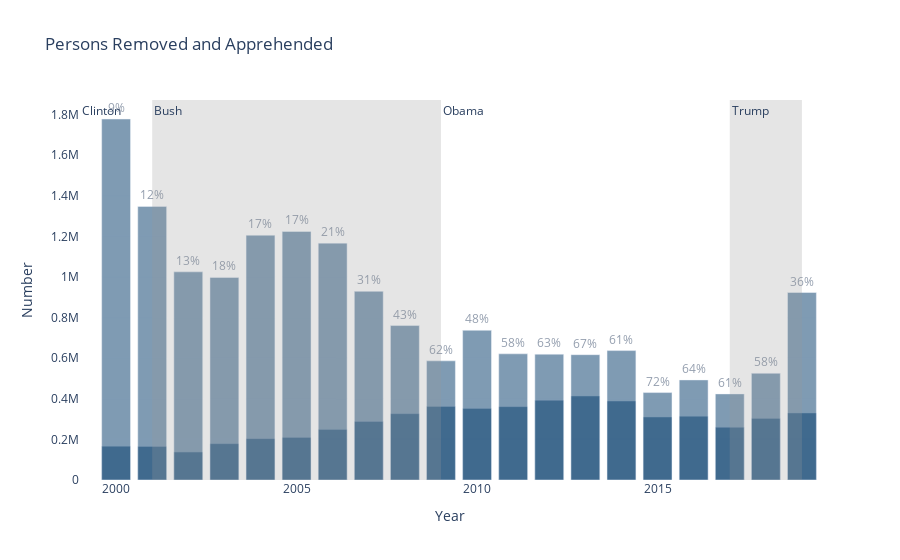

Notebook cell for this chart:
### Code cell
fig = px.bar(df_formatted,
              x="Year", y="Number",
              title="Persons Removed and Apprehended",
             opacity=0.5,
              color_discrete_sequence=['#003869'],
             )

for year in df_appr_formatted.Year:
    percentage = (df_formatted[df_formatted.Year == year].Number / df_appr_formatted[df_appr_formatted.Year == year].Number).values[0]
    fig.add_bar(x=[year], y=df_appr_formatted[df_appr_formatted.Year == year].Number,
                base=0, opacity=0.5, marker = dict(color = '#003869'),
                text=f"{percentage*100:.0f}%",
                textposition="outside",
                legendgroup="Apprehended",
                showlegend=False
               )
# fig.add_bar(df_appr_formatted, x=[df_appr_formatted.Year], y=[df_appr_formatted.Number])

fig.update_layout({
'plot_bgcolor': 'rgba(0, 0, 0, 0)',
'paper_bgcolor': 'rgba(0, 0, 0, 0)',
})

fig.add_vrect(x0="1999", x1="2001", 
              annotation_text="Clinton", annotation_position="top left",
              opacity=0.25, line_width=0)

fig.add_vrect(x0="2001", x1="2009", 
              annotation_text="Bush", annotation_position="top left",
              fillcolor="#999999", opacity=0.25, line_width=0)

fig.add_vrect(x0="2009", x1="2017", 
              annotation_text="Obama", annotation_position="top left",
              opacity=0.25, line_width=0)

fig.add_vrect(x0="2017", x1="2019", 
              annotation_text="Trump", annotation_position="top left",
              fillcolor="#999999", opacity=0.25, line_width=0)

fig.update_layout({
'plot_bgcolor': 'rgba(0, 0, 0, 0)',
'paper_bgcolor': 'rgba(0, 0, 0, 0)',
})

# fig.show()

### Figure 1 — Plotly figure (JSON) as saved in the notebook; plotly's stock layout.template omitted (floating-point values rounded to 4 significant figures)
{"data": [{"alignmentgroup": "True", "hovertemplate": "Year=%{x}<br>Number=%{y}<extra></extra>", "legendgroup": "", "marker": {"color": "#003869", "opacity": 0.5, "pattern": {"shape": ""}}, "name": "", "offsetgroup": "", "orientation": "v", "showlegend": false, "textposition": "auto", "type": "bar", "x": [2000, 2001, 2002, 2003, 2004, 2005, 2006, 2007, 2008, 2009, 2010, 2011, 2012, 2013, 2014, 2015, 2016, 2017, 2018, 2019], "xaxis": "x", "y": [166479, 165214, 137651, 178956, 203551, 209804, 249024, 288056, 326674, 362298, 352502, 361308, 392172, 413648, 388870, 310188, 313734, 259145, 303304, 330161], "yaxis": "y"}, {"base": 0, "legendgroup": "Apprehended", "marker": {"color": "#003869"}, "opacity": 0.5, "showlegend": false, "text": "9%", "textposition": "outside", "type": "bar", "x": [2000], "y": [1777618]}, {"base": 0, "legendgroup": "Apprehended", "marker": {"color": "#003869"}, "opacity": 0.5, "showlegend": false, "text": "12%", "textposition": "outside", "type": "bar", "x": [2001], "y": [1347262]}, {"base": 0, "legendgroup": "Apprehended", "marker": {"color": "#003869"}, "opacity": 0.5, "showlegend": false, "text": "13%", "textposition": "outside", "type": "bar", "x": [2002], "y": [1025012]}, {"base": 0, "legendgroup": "Apprehended", "marker": {"color": "#003869"}, "opacity": 0.5, "showlegend": false, "text": "18%", "textposition": "outside", "type": "bar", "x": [2003], "y": [997650]}, {"base": 0, "legendgroup": "Apprehended", "marker": {"color": "#003869"}, "opacity": 0.5, "showlegend": false, "text": "17%", "textposition": "outside", "type": "bar", "x": [2004], "y": [1205313]}, {"base": 0, "legendgroup": "Apprehended", "marker": {"color": "#003869"}, "opacity": 0.5, "showlegend": false, "text": "17%", "textposition": "outside", "type": "bar", "x": [2005], "y": [1223823]}, {"base": 0, "legendgroup": "Apprehended", "marker": {"color": "#003869"}, "opacity": 0.5, "showlegend": false, "text": "21%", "textposition": "outside", "type": "bar", "x": [2006], "y": [1166384]}, {"base": 0, "legendgroup": "Apprehended", "marker": {"color": "#003869"}, "opacity": 0.5, "showlegend": false, "text": "31%", "textposition": "outside", "type": "bar", "x": [2007], "y": [928850]}, {"base": 0, "legendgroup": "Apprehended", "marker": {"color": "#003869"}, "opacity": 0.5, "showlegend": false, "text": "43%", "textposition": "outside", "type": "bar", "x": [2008], "y": [760573]}, {"base": 0, "legendgroup": "Apprehended", "marker": {"color": "#003869"}, "opacity": 0.5, "showlegend": false, "text": "62%", "textposition": "outside", "type": "bar", "x": [2009], "y": [586771]}, {"base": 0, "legendgroup": "Apprehended", "marker": {"color": "#003869"}, "opacity": 0.5, "showlegend": false, "text": "48%", "textposition": "outside", "type": "bar", "x": [2010], "y": [737252]}, {"base": 0, "legendgroup": "Apprehended", "marker": {"color": "#003869"}, "opacity": 0.5, "showlegend": false, "text": "58%", "textposition": "outside", "type": "bar", "x": [2011], "y": [621389]}, {"base": 0, "legendgroup": "Apprehended", "marker": {"color": "#003869"}, "opacity": 0.5, "showlegend": false, "text": "63%", "textposition": "outside", "type": "bar", "x": [2012], "y": [619562]}, {"base": 0, "legendgroup": "Apprehended", "marker": {"color": "#003869"}, "opacity": 0.5, "showlegend": false, "text": "67%", "textposition": "outside", "type": "bar", "x": [2013], "y": [617167]}, {"base": 0, "legendgroup": "Apprehended", "marker": {"color": "#003869"}, "opacity": 0.5, "showlegend": false, "text": "61%", "textposition": "outside", "type": "bar", "x": [2014], "y": [637225]}, {"base": 0, "legendgroup": "Apprehended", "marker": {"color": "#003869"}, "opacity": 0.5, "showlegend": false, "text": "72%", "textposition": "outside", "type": "bar", "x": [2015], "y": [430522]}, {"base": 0, "legendgroup": "Apprehended", "marker": {"color": "#003869"}, "opacity": 0.5, "showlegend": false, "text": "64%", "textposition": "outside", "type": "bar", "x": [2016], "y": [492816]}, {"base": 0, "legendgroup": "Apprehended", "marker": {"color": "#003869"}, "opacity": 0.5, "showlegend": false, "text": "61%", "textposition": "outside", "type": "bar", "x": [2017], "y": [424091]}, {"base": 0, "legendgroup": "Apprehended", "marker": {"color": "#003869"}, "opacity": 0.5, "showlegend": false, "text": "58%", "textposition": "outside", "type": "bar", "x": [2018], "y": [525426]}, {"base": 0, "legendgroup": "Apprehended", "marker": {"color": "#003869"}, "opacity": 0.5, "showlegend": false, "text": "36%", "textposition": "outside", "type": "bar", "x": [2019], "y": [923271]}], "layout": {"annotations": [{"showarrow": false, "text": "Clinton", "x": "1999", "xanchor": "left", "xref": "x", "y": 1, "yanchor": "top", "yref": "y domain"}, {"showarrow": false, "text": "Bush", "x": "2001", "xanchor": "left", "xref": "x", "y": 1, "yanchor": "top", "yref": "y domain"}, {"showarrow": false, "text": "Obama", "x": "2009", "xanchor": "left", "xref": "x", "y": 1, "yanchor": "top", "yref": "y domain"}, {"showarrow": false, "text": "Trump", "x": "2017", "xanchor": "left", "xref": "x", "y": 1, "yanchor": "top", "yref": "y domain"}], "barmode": "relative", "legend": {"tracegroupgap": 0}, "paper_bgcolor": "rgba(0, 0, 0, 0)", "plot_bgcolor": "rgba(0, 0, 0, 0)", "shapes": [{"line": {"width": 0}, "opacity": 0.25, "type": "rect", "x0": "1999", "x1": "2001", "xref": "x", "y0": 0, "y1": 1, "yref": "y domain"}, {"fillcolor": "#999999", "line": {"width": 0}, "opacity": 0.25, "type": "rect", "x0": "2001", "x1": "2009", "xref": "x", "y0": 0, "y1": 1, "yref": "y domain"}, {"line": {"width": 0}, "opacity": 0.25, "type": "rect", "x0": "2009", "x1": "2017", "xref": "x", "y0": 0, "y1": 1, "yref": "y domain"}, {"fillcolor": "#999999", "line": {"width": 0}, "opacity": 0.25, "type": "rect", "x0": "2017", "x1": "2019", "xref": "x", "y0": 0, "y1": 1, "yref": "y domain"}], "title": {"text": "Persons Removed and Apprehended"}, "xaxis": {"anchor": "y", "domain": [0, 1], "title": {"text": "Year"}}, "yaxis": {"anchor": "x", "domain": [0, 1], "title": {"text": "Number"}}}}
